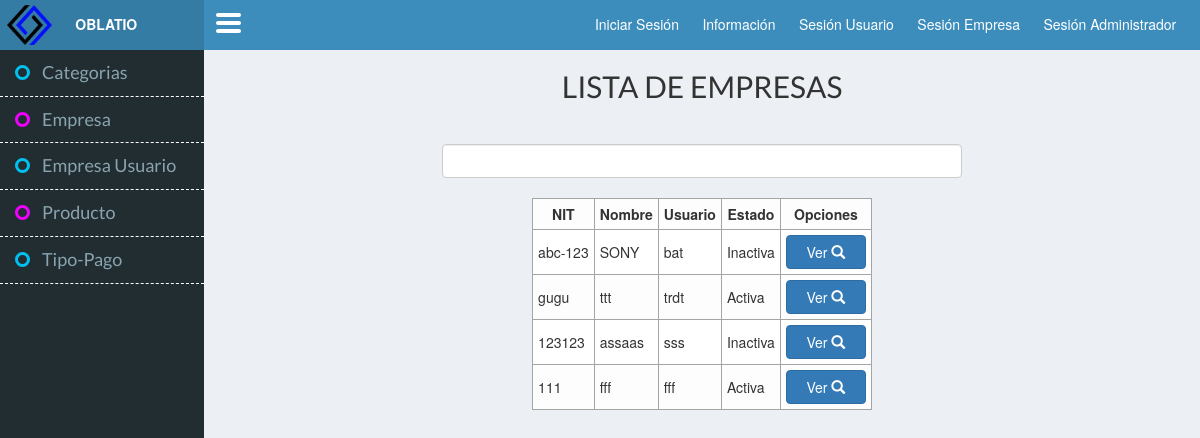
The page /index.php?controller=Empresa&action=index on the database its author committed.
### tables this page shows
CREATE TABLE `empresa` (
  `emp_cod` int(11) NOT NULL,
  `emp_nit` varchar(30) NOT NULL,
  `emp_nombre` varchar(50) NOT NULL,
  `emp_direccion` varchar(50) NOT NULL,
  `emp_telefono` varchar(10) NOT NULL,
  `emp_extension` varchar(6) DEFAULT NULL,
  `emp_correo` varchar(50) NOT NULL,
  `emp_usuario` varchar(30) NOT NULL,
  `emp_contrasena` varchar(250) NOT NULL,
  `emp_estado` tinyint(1) NOT NULL,
  `emp_fecha_vinculacion` date NOT NULL,
  `emp_fecha_aprobacion` date DEFAULT NULL,
  `emp_imagen` varchar(60) DEFAULT NULL,
  `fk_ciu_id` int(11) NOT NULL,
  `fk_adm_id` int(11) DEFAULT NULL
);

### core/ControladorBase.php (called while the page is built, shortened)
<?php
class ControladorBase {
    protected $layout;
    public function __construct() {
        require_once 'Conectar.php';
        require_once 'EntidadBase.php';
        if (isset($_SESSION['adm_tipo_administrador'])) {
            $this->layout = 'admin';
        }elseif (isset ( $_SESSION['emp_cod'])) {
            $this->layout = 'empresa';
        } elseif (isset ( $_SESSION['usu_cod'])) {
            $this->layout = 'usuario';
        }
        else {
            $this->layout = 'principal';
        }
    }
    public function view($vista, $datos = null) {
        require_once 'view/layouts/' . $this->layout . '.php';
    }
}
?>

### controller/EmpresaController.php (called while the page is built, shortened)
<?php
class EmpresaController extends ControladorBase {
    public $adapter;
    public function __construct() {
        $this->conectar = new Conectar();
        $this->adapter = $this->conectar->conexion();
    }
    public function index() {
        $empresa = new Empresa($this->adapter);
        $allusers = $empresa->getAll();
        $this->view("empresa/indexEmpresaView", array(
            "allusers" => $allusers,
            "nombre" => "ADSI"
        ));
    }
}
?>

### core/Conectar.php (called while the page is built)
<?php
class Conectar
{
    private $driver;
    private $host, $user, $pass, $database, $charset;
    public function __construct()
    {
        $db_cfg = require_once 'config/database.php';
        $this->driver =$db_cfg["driver"];
        $this->host =$db_cfg["host"];
        $this->user =$db_cfg["user"];
        $this->pass =$db_cfg["pass"];
        $this->database =$db_cfg["database"];
        $this->charset =$db_cfg["charset"];
    }
    public function conexion()
    {
        if ($this->driver == "mysql" || $this->driver == null){
            $con = new mysqli($this->host, $this->user, $this->pass, $this->database);
            $con->query("SET NAMES '".$this->charset."'");
        }
        return $con;
    }
}
?>

### config/database.php (called while the page is built)
<?php
return array(
    "driver"    =>"mysql",
    "host"      =>"localhost",
    "user"      =>"root",
    "pass"      =>"",
    "database"  =>"oblatio_mvc_bd",
    "charset"   =>"utf8"
);
?>

### model/Empresa.php (called while the page is built, shortened)
<?php
class Empresa extends EntidadBase {
    public function __construct($adapter) {
        $table = "empresa";
    }
}
?>

### core/EntidadBase.php (called while the page is built, shortened)
<?php
class EntidadBase {
    private $table;
    private $db;
    public function __construct($table, $adapter) {
        $this->table = (string) $table;
        $this->db = $adapter;
    }
    public function getAll() {
        $query = $this->db->query("SELECT * FROM $this->table");
        $resultSet = null;
        while ($row = $query->fetch_object()) {
            $resultSet[] = $row;
        }
        return $resultSet;
    }
}
?>

### view/empresa/indexEmpresaView.php (the view, shortened to what this page needs)
<div id="" class="col-xs-12">
    <h3 class="textoCentrado FuenteTitulo tamanioFuente2">LISTA DE EMPRESAS</h3>
    <hr/>
</div>
<div id="" class="col-xs-12">
    <div  class="centrarBusqueda">
        <?php
        if ((isset($_SESSION['adm_tipo_administrador']) && $_SESSION['adm_tipo_administrador'] == 0)|| !isset($_SESSION['adm_tipo_administrador'])||!isset($_SESSION['emp_cod'])) {
            ?>
            <input type = "text" name="busqueda" class="form-control campoBusqueda anchoTotal"/>
            <?php
        }
        ?>
    </div>
</div>
<div class="col-xs-12">
    <table id="tabla" class="centrarTabla">
        <thead>
            <tr>
                <th class="textoCentrado">NIT</th>
                <th class="textoCentrado">Nombre</th>
                <th class="textoCentrado">Usuario</th>
                <th class="textoCentrado">Estado</th>
                <th class="textoCentrado">Opciones</th>
            </tr>
        </thead>
        <tbody>
            <?php
            if (isset($allusers)) {
                foreach ($allusers as $user) {
                    ?>
                    <tr>
                        <td><?php echo $user->emp_nit; ?></td>
                        <td><?php echo $user->emp_nombre; ?></td>
                        <td><?php echo $user->emp_usuario; ?></td>
                        <?php
                        if ($user->emp_estado == 1) {
                            $estado = "Activa";
                        } else {
                            $estado = "Inactiva";
                        }
                        ?>
                        <td><?php echo $estado ?></td>
                        <td class="opciones">
                            <a href = "<?php echo "index.php?controller=empresa&action=ver"; ?>&codigo=<?php echo $user->emp_cod; ?>"  class="btn btn-primary anchoBoton">
                                Ver
                                <i class="glyphicon glyphicon-search"></i>
                            </a>
                </td>
                </tr>
                <?php
            }
        }
        ?>
        </tbody>
    </table>
</div>

### css/cssPrincipal.css (style rules this page uses)
body { margin: 0; padding-top: 50px; background-color: #ECF0F5; }
td, th { border: #A4A4A4 1px solid; padding: 5px; }
.centrarTabla { margin: 0 auto; }
.textoCentrado { text-align: center; }
.anchoBoton { width: 80px; }
.campoBusqueda { float: left; width: 280px; }
.opciones { padding: 0 auto; }
.centrarBusqueda { float: none; margin: 0 auto; width: 520px; margin-bottom: 20px !important; }
.anchoTotal { width: 100% !important; margin-bottom: 20px; }

### css/_fuentes.css (style rules this page uses)
.FuenteTitulo { font-family: 'Lato', sans-serif; }
.tamanioFuente2 { font-size: 30px; }

### rows shown on the page
empresa: emp_nit "abc-123", emp_nombre "SONY", emp_usuario "bat", emp_estado "Inactiva"
empresa: emp_nit "gugu", emp_nombre "ttt", emp_usuario "trdt", emp_estado "Activa"
empresa: emp_nit "123123", emp_nombre "assaas", emp_usuario "sss", emp_estado "Inactiva"
empresa: emp_nit "111", emp_nombre "fff", emp_usuario "fff", emp_estado "Activa"
